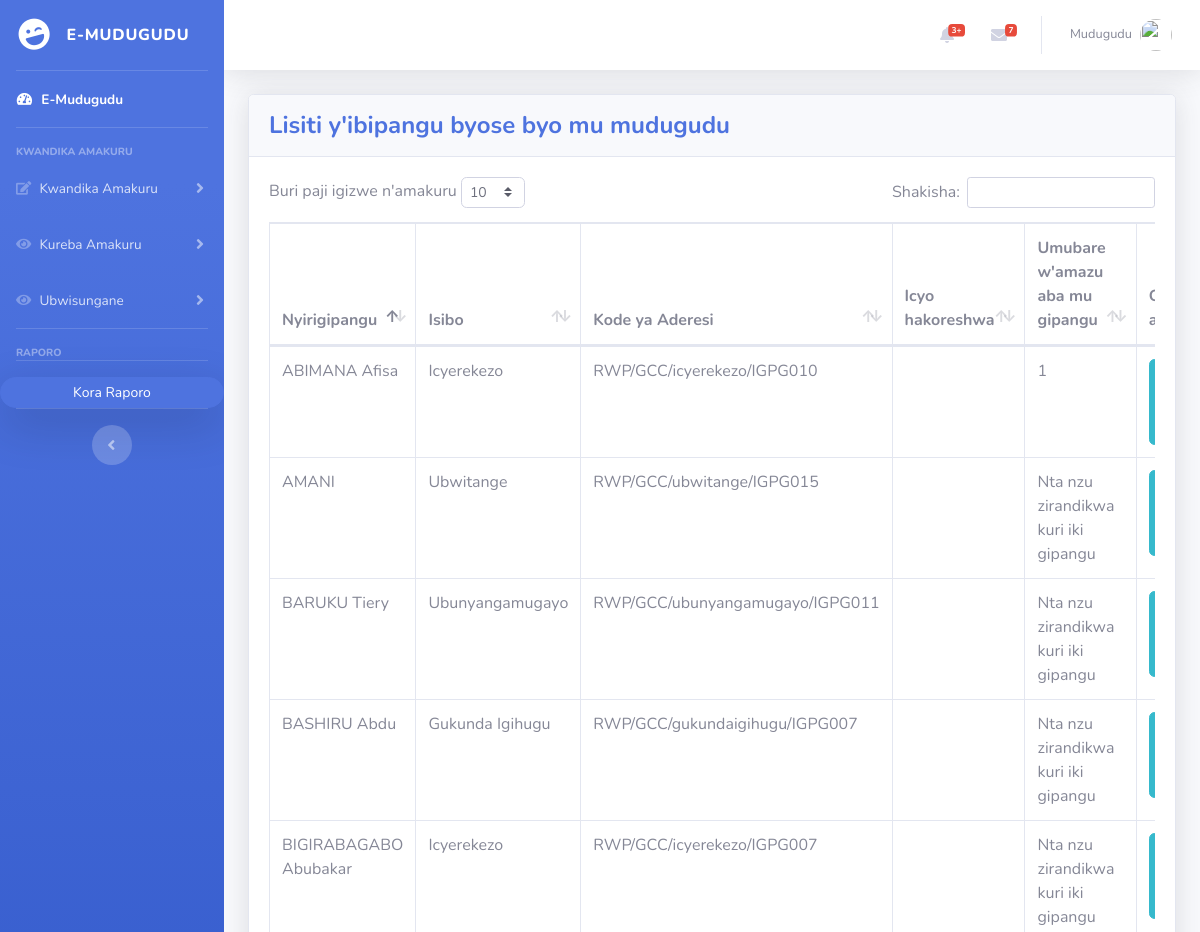
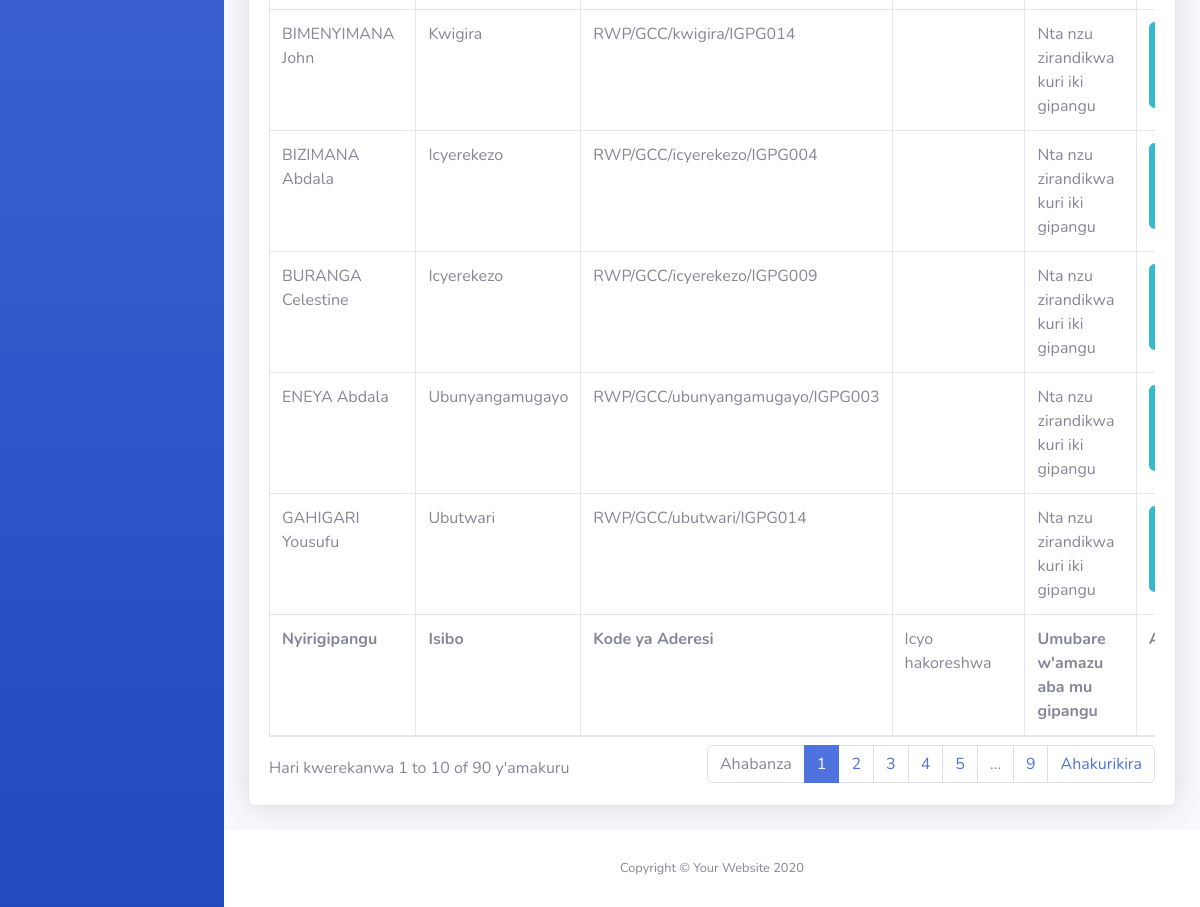
/igipangu_data.php (signed in), run on the app's committed database (2 pictures, top to bottom).
### tables this page shows
CREATE TABLE `igipangu` (
  `igipangu_id` int(255) NOT NULL,
  `isibo_id` int(255) NOT NULL,
  `owner_name` varchar(255) NOT NULL,
  `address_code` varchar(255) NOT NULL,
  `additional_details` varchar(255) DEFAULT NULL,
  `reg_datetime` datetime DEFAULT NULL
);

CREATE TABLE `isibo` (
  `isibo_id` int(255) NOT NULL,
  `isibo_name` varchar(255) NOT NULL,
  `reg_datetime` datetime DEFAULT NULL
);

### igipangu_data.php (the view, shortened to what this page needs)
<!DOCTYPE html>
<html lang="en">
<head>
  <link href="vendor/fontawesome-free/css/all.min.css" rel="stylesheet" type="text/css">
  <link href="css/sb-admin-2.min.css" rel="stylesheet">
  <link href="vendor/datatables/dataTables.bootstrap4.min.css" rel="stylesheet">
</head>
<body id="page-top">
  <div id="wrapper">
    <?php include 'sidebar.php';?>
    <div id="content-wrapper" class="d-flex flex-column">
      <div id="content">
        <?php include 'topbar.php';?>
        <div class="container-fluid">
          <div class="card shadow mb-4">
            <div class="card-header py-3">
              <h4 class="m-0 font-weight-bold text-primary">Lisiti y'ibipangu byose byo mu mudugudu</h4>
            </div>
            <div class="card-body">
              <div class="table-responsive">
                <table class="table table-bordered" id="dataTable" width="100%" cellspacing="0">
                  <thead>
                      <tr>
                        <th>Nyirigipangu</th>
                        <th>Isibo</th>
                        <th>Kode ya Aderesi</th>
                        <th>Icyo hakoreshwa</th>
                        <th>Umubare w'amazu aba mu gipangu</th>
                        <th>Guhindura amakuru</th>
                      </tr>
                  </thead>
                  <tfoot>
                    <tr>
                      <th>Nyirigipangu</th>
                      <th>Isibo</th>
                      <th>Kode ya Aderesi</th>
                      <td>Icyo hakoreshwa</td>
                      <th>Umubare w'amazu aba mu gipangu</th>
                      <th>Andi makuru</th>
                    </tr>
                  </tfoot>
                  <tbody>
                     <?php
      $sql="SELECT igipangu_id,isibo_name,owner_name,address_code,additional_details,igipangu.reg_datetime FROM igipangu, isibo WHERE igipangu.isibo_id = isibo.isibo_id";
$result=mysqli_query($connection,$sql);
$checkresult=mysqli_num_rows($result);
if ($checkresult > 0) {
  while ($row=mysqli_fetch_array($result)) {
    echo"<tr>";
          echo"<td>".$row['owner_name']."</td>";
          echo"<td>".$row['isibo_name']."</td>";
          echo"<td>".$row['address_code']."</td>";
          echo"<td>".$row['additional_details']."</td>";
            $igipanguID = $row['igipangu_id'];
            $checkIfInzuResult = mysqli_query($connection,"SELECT * FROM inzu WHERE igipangu_id = $igipanguID");
            $checkIfAndiResult = mysqli_query($connection,"SELECT * FROM andi_makuru_igipangu WHERE igipangu_id = $igipanguID");
            if(mysqli_num_rows($checkIfInzuResult)>0)
            {
              $countResult=mysqli_query($connection,"SELECT count(*) as total from inzu WHERE igipangu_id = $igipanguID");
              $all=mysqli_fetch_assoc($countResult);
              $amazu = $all['total'];
              echo "<td>$amazu</td>";
            }
            else if(mysqli_num_rows($checkIfInzuResult)==0)
            {
              echo "<td>Nta nzu zirandikwa kuri iki gipangu</td>";
            }
            if(mysqli_num_rows($checkIfAndiResult)>0)
            {
              echo"<td><a href='guhindura_igipangu.php?igipangu_id=$igipanguID' class='btn btn-warning btn-block'>Reba / Hindura amakuru</a></td>";
            }
            else if(mysqli_num_rows($checkIfAndiResult)==0)
            {
              echo"<td><a href='andi_makuru_igipangu.php?igipangu_id=$igipanguID' class='btn btn-info btn-block'>Ongeraho andi makuru</a></td>";
            }
      echo "</tr>";
  }
}
        ?>
                  </tbody>
                </table>
              </div>
            </div>
          </div>
        </div>
      </div>
      <footer class="sticky-footer bg-white">
        <div class="container my-auto">
          <div class="copyright text-center my-auto">
            <span>Copyright &copy; Your Website 2020</span>
          </div>
        </div>
      </footer>
    </div>
  </div>
</body>
</html>

### data on the page
igipangu: owner_name "BIZIMANA Abdala", isibo.isibo_name "Icyerekezo", address_code "RWP/GCC/icyerekezo/IGPG004", shows "Nta nzu zirandikwa kuri iki gipangu"
igipangu: owner_name "BIGIRABAGABO Abubakar", isibo.isibo_name "Icyerekezo", address_code "RWP/GCC/icyerekezo/IGPG007", shows "Nta nzu zirandikwa kuri iki gipangu"
igipangu: owner_name "BURANGA Celestine", isibo.isibo_name "Icyerekezo", address_code "RWP/GCC/icyerekezo/IGPG009", shows "Nta nzu zirandikwa kuri iki gipangu"
igipangu: owner_name "ABIMANA Afisa", isibo.isibo_name "Icyerekezo", address_code "RWP/GCC/icyerekezo/IGPG010", amazu "1"
igipangu: owner_name "AMANI", isibo.isibo_name "Ubwitange", address_code "RWP/GCC/ubwitange/IGPG015", shows "Nta nzu zirandikwa kuri iki gipangu"
igipangu: owner_name "BASHIRU Abdu", isibo.isibo_name "Gukunda Igihugu", address_code "RWP/GCC/gukundaigihugu/IGPG007", shows "Nta nzu zirandikwa kuri iki gipangu"
igipangu: owner_name "ENEYA Abdala", isibo.isibo_name "Ubunyangamugayo", address_code "RWP/GCC/ubunyangamugayo/IGPG003", shows "Nta nzu zirandikwa kuri iki gipangu"
igipangu: owner_name "BARUKU Tiery", isibo.isibo_name "Ubunyangamugayo", address_code "RWP/GCC/ubunyangamugayo/IGPG011", shows "Nta nzu zirandikwa kuri iki gipangu"
igipangu: owner_name "BIMENYIMANA John", isibo.isibo_name "Kwigira", address_code "RWP/GCC/kwigira/IGPG014", shows "Nta nzu zirandikwa kuri iki gipangu"
igipangu: owner_name "GAHIGARI Yousufu", isibo.isibo_name "Ubutwari", address_code "RWP/GCC/ubutwari/IGPG014", shows "Nta nzu zirandikwa kuri iki gipangu"
